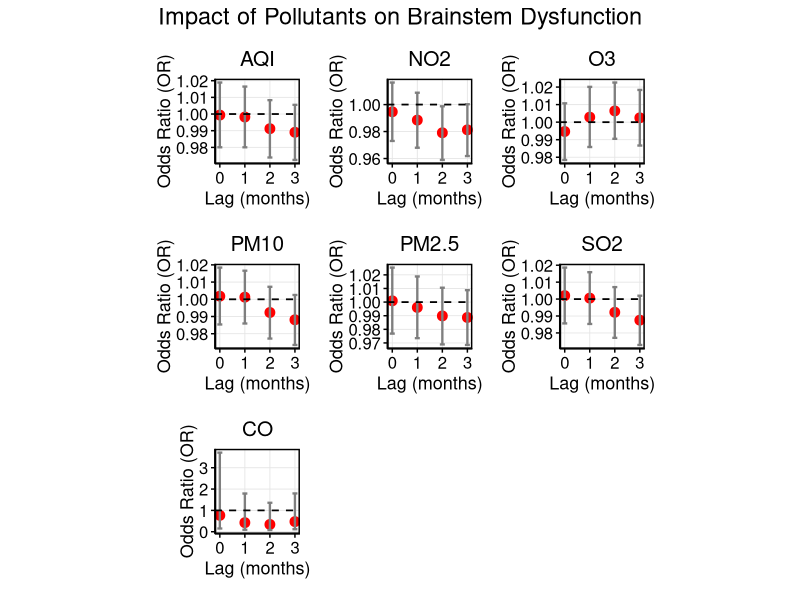
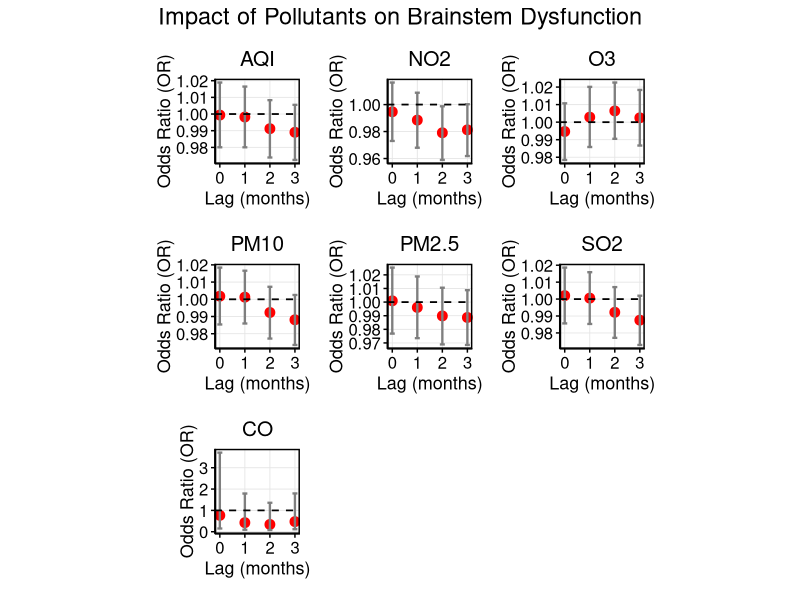

The R source for these figures, in order:
setwd("/Users/shij/Documents/GitHub/NMDA_data_analysis/")
my.dat<-readxl::read_xlsx("NMDA_with_population_sex_ratio_age_portion.xlsx")
setwd("/Users/shij/Documents/GitHub/NMDA_data_analysis/251211/")

# ============================
# 1. Load Required Packages
# ============================
library(ggplot2)
library(dplyr)
library(tidyr)
library(broom)
library(patchwork)   # For combining plots
library(writexl)     # For exporting table

# ============================
# 2. Simplify Outcome Variable Name & Recode to Binary (0/1)
# ============================
# Rename column for simplicity
names(my.dat)[names(my.dat) == "Brainstem dysfunction（0=none; 1=gaze paresis; 2=tube feeding; 3=ventilator care due to hypoventilation）"] <- "Brainstem"

# Check current class
class(my.dat$Brainstem)
table(my.dat$Brainstem)  # Should show 0,1,2,3

# Recode: 0 → 0, 1/2/3 → 1
my.dat$Brainstem <- ifelse(as.numeric(as.character(my.dat$Brainstem)) == 0, 0, 1)

# Convert to factor (binary logistic regression expects factor or 0/1)
my.dat$Brainstem <- factor(my.dat$Brainstem, levels = c(0,1), ordered = FALSE)

# Verify
str(my.dat$Brainstem)
table(my.dat$Brainstem)  # Should show only 0 and 1

# ============================
# 3. Define Pollutants and Lags
# ============================
pollutants <- c("AQI", "NO2", "O3", "CO", "PM10", "PM2.5", "SO2")  # CO is 4th
lags <- c("M0", "M1", "M2", "M3")

# Create column name patterns
pollutant_cols <- sapply(pollutants, function(p) {
  paste0(p, "_", lags)
}, simplify = FALSE)

# ============================
# 4. Fit Binary Logistic Regression for Each Pollutant-Lag
# ============================
results_list <- list()

for (pollutant in pollutants) {
  lag_cols <- pollutant_cols[[pollutant]]
  for (lag_col in lag_cols) {
    # Check if column has variation and not all NA
    data_col <- my.dat[[lag_col]]
    if (all(is.na(data_col)) || length(unique(data_col[!is.na(data_col)])) <= 1) {
      message("Skipping ", lag_col, " — no variation or all NA")
      next
    }
    
    # Fit binary logistic regression
    model <- glm(Brainstem ~ ., data = my.dat[, c("Brainstem", lag_col)], 
                 family = binomial, na.action = na.omit)
    
    # Extract summary
    model_summary <- tidy(model, conf.int = TRUE, exponentiate = TRUE) %>%
      filter(term == lag_col) %>%
      mutate(Pollutant = pollutant,
             Lag = gsub(".*_", "", lag_col),
             Lag_Num = as.numeric(gsub("M", "", lag_col)))
    
    results_list <- append(results_list, list(model_summary))
  }
}

# Combine all results
results_df <- bind_rows(results_list)

# ============================
# 5. Clean and Format Results
# ============================
results_df <- results_df %>%
  mutate(
    Lag = trimws(toupper(Lag)),
    Lag.Num = as.numeric(gsub("^M(\\d+)$", "\\1", Lag))
  ) %>%
  filter(!is.na(Lag.Num))

# ============================
# 6. Create 7 Individual Plots (One per Pollutant) — NO TEXT LABELS
# ============================
# Get pollutants in desired order
pollutants_plot <- c("AQI", "NO2", "O3", "CO", "PM10", "PM2.5", "SO2")

# Create list of individual plots
plot_list <- lapply(pollutants_plot, function(poll) {
  df_sub <- results_df %>% filter(Pollutant == poll)
  
  p <- ggplot(df_sub, aes(x = Lag.Num, y = estimate, ymin = conf.low, ymax = conf.high)) +
    geom_point(color = "red", size = 3) +
    geom_errorbar(width = 0.2, color = "gray50", size = 0.8) +
    geom_hline(yintercept = 1, linetype = "dashed", color = "black", size = 0.6) +
    labs(
      x = "Lag (months)",
      y = "Odds Ratio (OR)",
      title = poll
    ) +
    theme_minimal() +
    theme(
      panel.border = element_rect(color = "black", fill = NA, size = 1),
      panel.background = element_blank(),
      panel.grid.major = element_line(color = "gray90", size = 0.3),
      panel.grid.minor = element_blank(),
      axis.line = element_line(color = "black", size = 0.5),
      axis.ticks = element_line(color = "black", size = 0.5),
      axis.text = element_text(size = 12, color = "black"),
      axis.title = element_text(size = 13, color = "black"),
      plot.title = element_text(hjust = 0.5, size = 15, color = "black"),
      plot.margin = margin(10, 10, 10, 10),
      axis.title.y = element_text(angle = 90, vjust = 0.5),
      aspect.ratio = 1  # ← Forces square panels
    ) +
    # ✅ No text labels — remove all geom_text
    # ✅ Tight x-axis: no extra padding
    scale_x_continuous(
      breaks = c(0, 1, 2, 3), 
      labels = c("0", "1", "2", "3"),
      expand = expansion(add = c(0.1, 0.1))  # ← Tight padding
    )
  
  return(p)
})

# ============================
# 7. Combine All 7 Plots in a Single Row — CO LAST
# ============================
p_combined <- plot_list[[1]] + plot_list[[2]] + plot_list[[3]] + plot_list[[5]] + 
  plot_list[[6]] + plot_list[[7]] + plot_list[[4]] +
  plot_annotation(title = "Impact of Pollutants on Brainstem Dysfunction",
                  theme = theme(plot.title = element_text(hjust = 0.5, size = 17, color = "black")))

# Display plot
print(p_combined)

# Optional: Save as PNG
ggsave("NMDAR_Brainstem_Binary_Results.png", p_combined, width = 12, height = 15, dpi = 300, units = "in")

# ============================
# 8. Create Clean Results Table (Include CO, OR, 95% CI, p-value)
# ============================

# Create clean table
table_df <- results_df %>%
  select(Pollutant, Lag, estimate, conf.low, conf.high, p.value) %>%
  mutate(
    `Odds Ratio (OR)` = round(estimate, 4),
    `95% CI` = paste0(round(conf.low, 4), " – ", round(conf.high, 4)),
    `p-value` = ifelse(p.value < 0.001, 
                       format(p.value, scientific = TRUE, digits = 2),
                       round(p.value, 4)),
    `Pollutant & Lag` = paste(Pollutant, Lag, sep = "_")
  ) %>%
  arrange(Pollutant, Lag) %>%
  select(`Pollutant & Lag`, `Odds Ratio (OR)`, `95% CI`, `p-value`)

# Export to Excel file
write_xlsx(table_df, "NMDAR_Brainstem_Binary_Results_Table.xlsx")

# ✅ No print(head(...)) — as requested
